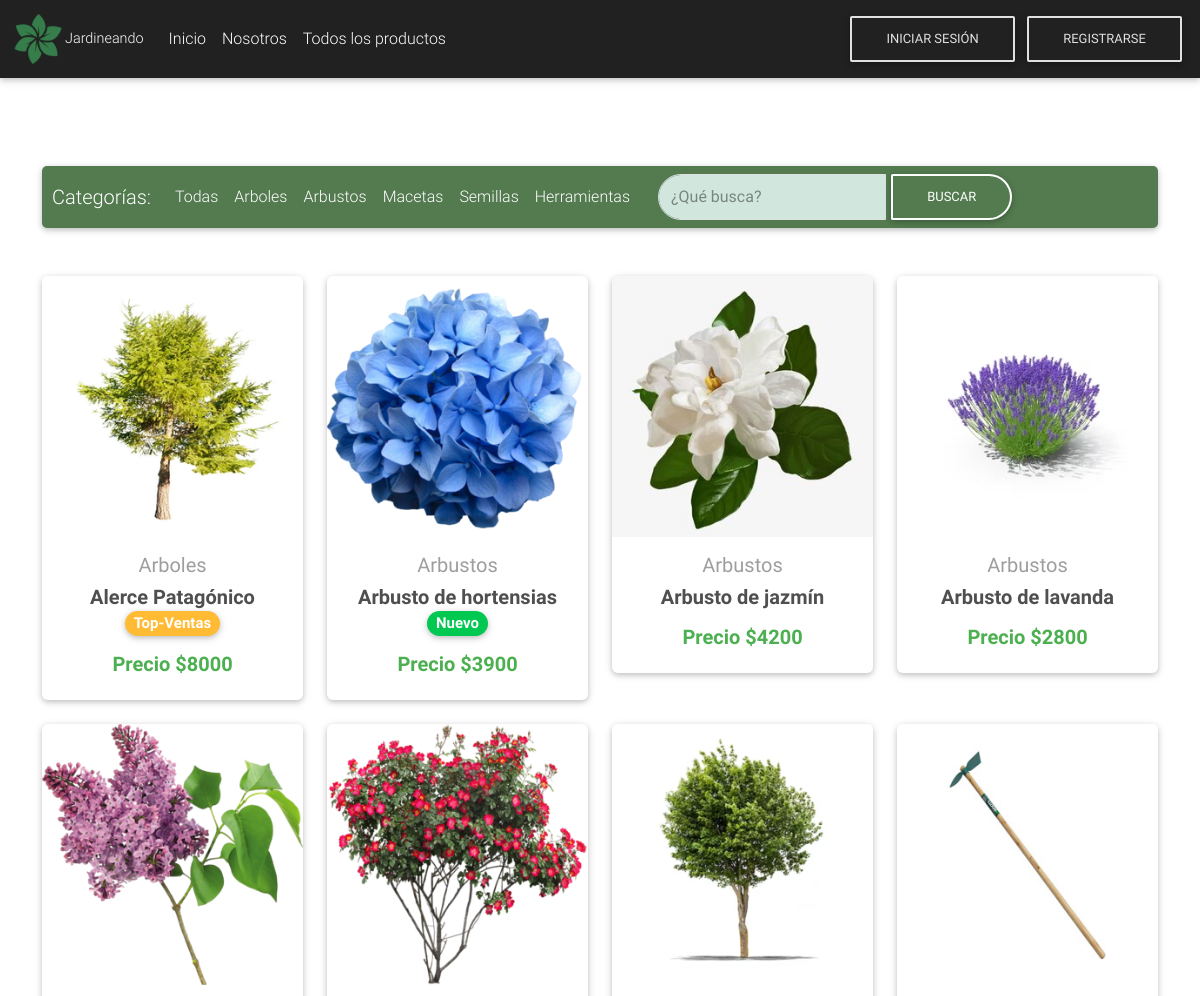
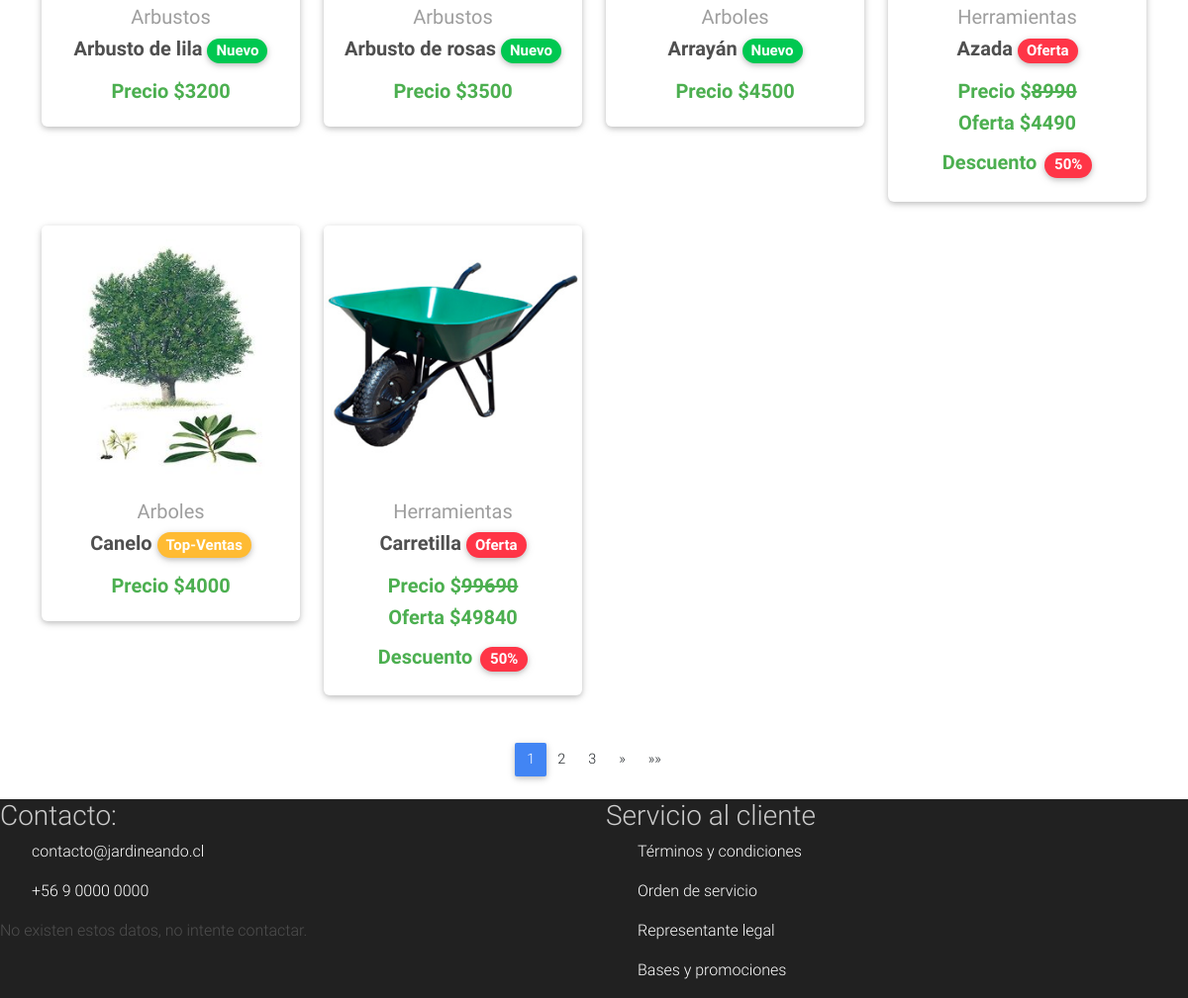
Screenshot of /products/ with the database file from the repository (2 pictures, top to bottom).
### core/models.py (models this page shows, shortened)
class Item(models.Model):
    title = models.CharField(max_length=100)
    price = models.FloatField()
    discount_price = models.FloatField(blank=True, null=True)
    on_sale = models.BooleanField(default=False)
    category = models.CharField(choices=CATEGORY_CHOICES, max_length=2)
    label = models.CharField(choices=LABEL_CHOICES, max_length=2, blank=True, null=True)
    slug = models.SlugField()
    description = models.TextField()
    image = models.ImageField(default='default.jpg', upload_to='productos')
    def get_absolute_url(self):
        return reverse("core:core-product", kwargs={'slug': self.slug})
    def get_discount_pencentaje(self):
        return int(((self.price - self.discount_price) / self.price) * 100)

### core/views.py (the view, shortened to what this page needs)
# urls.py: path('products/', CategoryItemListView.as_view(), name='core-products-category'),
class CategoryItemListView(ListView):
    model = Item
    template_name = 'core/products_category.html'
    context_object_name = 'items'
    paginate_by = 10
    def get_queryset(self):
        queryset = super().get_queryset()
        category_filter = self.request.GET.get('category')
        search_query = self.request.GET.get('search')
        if category_filter:
            queryset = queryset.filter(category=category_filter)
        if search_query:
            queryset = queryset.filter(
                Q(title__icontains=search_query) |
                Q(description__icontains=search_query)
            )
        return queryset.order_by('title')
    def get(self, request, *args, **kwargs):
        search_query = self.request.GET.get('search')
        return super().get(request, *args, **kwargs)

### core/templatetags/custom_filters.py (called while the page is built)
@register.filter
def add_thousands_separator(value):
    locale.setlocale(locale.LC_ALL, '')  # Set the default locale
    return locale.format_string("%.0f", value, grouping=True)

### core/templates/core/products_category.html (shortened to what this page needs)
{% extends "core/base.html" %}
{% load custom_filters %}
{% block content %}
  <main>
    <div class="container">
    <nav class="navbar navbar-expand-lg navbar-dark barra-busqueda mt-3 mb-5">
      <span class="navbar-brand"> Categorías:</span>
      <div class="collapse navbar-collapse" id="basicExampleNav2">
        <ul class="navbar-nav mr-auto">
          <li class="nav-item">
            <a class="nav-link" href="{% url 'core:core-products-category' %}">Todas</a>
          </li>
          <li class="nav-item">
            <a class="nav-link" href="{% url 'core:core-products-category' %}?category=A" name="category">Arboles</a>
          </li>
          <li class="nav-item">
            <a class="nav-link" href="{% url 'core:core-products-category' %}?category=AR" name="category">Arbustos</a>
          </li>
          <li class="nav-item">
            <a class="nav-link" href="{% url 'core:core-products-category' %}?category=M" name="category">Macetas</a>
          </li>
          <li class="nav-item">
            <a class="nav-link" href="{% url 'core:core-products-category' %}?category=S" name="category">Semillas</a>
          </li>
          <li class="nav-item">
            <a class="nav-link" href="{% url 'core:core-products-category' %}?category=H" name="category">Herramientas</a>
          </li>
        </ul>
        <form class="form-inline my-2 my-lg-0" method="GET" action="{% url 'core:core-products-category' %}">
          <div class="input-group">
            <input class="form-control bg-success-subtle lighten-3 text-white mr-sm-2" type="text" name="search" placeholder="¿Qué busca?" aria-label="Search">
            <div class="input-group-append">
              <button class="btn btn-outline-white my-2 my-sm-0" type="submit">Buscar</button>
            </div>
          </div>
        </form>
      </div>
    </nav>
      <section class="text-center mb-4">
        <div class="row wow fadeIn">
          {% for item in object_list %}
          <div class="col-lg-3 col-md-6 mb-4">
            <div class="card">
              <div class="view overlay">
                <img src="{{ item.image.url }}" class="card-img-top">
              </div>
              <div class="card-body text-center">
                <a href="" class="grey-text">
                  <h5>{{ item.get_category_display }}</h5>
                </a>
                <h5>
                  <strong>
                    <a href="{{ item.get_absolute_url }}" class="dark-grey-text">{{ item.title }}</a>
                    {% if item.label == 'S' %}
                        <span class="badge badge-pill {{ item.get_label_display }}-color">Nuevo</span>
                    {% elif item.label == 'D' %}
                        <span class="badge badge-pill {{ item.get_label_display }}-color">Oferta</span>
                    {% elif item.label == 'W' %}
                        <span class="badge badge-pill {{ item.get_label_display }}-color">Top-Ventas</span>
                    {% endif %}
                  </strong>
                </h5>
                <h5 class="font-weight-bold green-text">
                  <strong>
                  {% if item.on_sale %}
                    <div class="product-price-container product-normal-price mt-3">
                      <dd class="product-price-type">Precio $<del>{{ item.price|add_thousands_separator }}</del></dd>
                    </div>
                    <div class="product-price-container product-internet-price mt-2">
                      <dd class="product-price-type">Oferta ${{ item.discount_price|add_thousands_separator }}</dd>
                    </div>
                    <div class="product-price-container product-price-discount mt-3">
                      <dd class="product-price-type">Descuento<span class="badge rounded-pill badge-danger ms-2">
                        {{ item.get_discount_pencentaje }}%
                      </span></dd>
                    </div>
                  {% else %}
                    <div class="product-price-container product-normal-price mt-3">
                      <dd class="product-price-type">Precio ${{ item.price|add_thousands_separator }}</dd>
                    </div>
                  {% endif %}
                  </strong>
              </div>
            </div>
          </div>
          {% endfor %}
        </div>
      </section>
      {% if is_paginated %}
      <nav class="d-flex justify-content-center wow fadeIn">
        <ul class="pagination pg-blue">
          {% for num in page_obj.paginator.page_range %}
            {% if num == page_obj.number %}
            <li class="page-item active">
              <a class="page-link" href="?page={{ page_obj.number }}">{{ num }}
              </a>
            </li>
            {% elif num > page_obj.number|add:"-3" and num < page_obj.number|add:"3" %}
              <li class="page-item">
                <a class="page-link" href="?page={{ num }}">{{ num }}</a>
              </li>
            {% elif num == page_obj.number|add:"-3" or num == page_obj.number|add:"3" %}
              <li class="page-item disabled">
                <span class="page-link">...</span>
              </li>
            {% endif %}
          {% endfor %}
          {% if page_obj.has_next %}
          <li class="page-item">
            <a class="page-link" href="?page={{ page_obj.next_page_number }}" aria-label="Next">
              <span aria-hidden="true">&raquo;</span>
            </a>
          </li>
          {% endif %}
          {% if page_obj.has_next %}
          <li class="page-item">
            <a class="page-link" href="?page={{ page_obj.paginator.num_pages }}" aria-label="Last">
              <span aria-hidden="true">&raquo;&raquo;</span>
            </a>
          </li>
          {% endif %}
        </ul>
      </nav>
      {% endif %}
    </div>
  </main>
{% endblock content %}

### core/templates/core/base.html (shortened to what this page needs)
{% load static %}
<!DOCTYPE html>
<html lang="es">
<head>
    <link href="https://cdn.jsdelivr.net/npm/bootstrap@5.3.0/dist/css/bootstrap.min.css" rel="stylesheet">
    <link
    href="https://cdnjs.cloudflare.com/ajax/libs/font-awesome/6.0.0/css/all.min.css"
    rel="stylesheet"
    />
    <link href="{% static 'core/css/mdb.min.css' %}" rel="stylesheet">
    <link href="{% static 'core/css/style.min.css' %}" rel="stylesheet">
    <link href="{% static 'core/css/style.css' %}" rel="stylesheet">
    <link href="{% static 'core/css/_card.scss' %}" rel="stylesheet">
</head>
{% include "core/navbar.html" %}
    <body>
        <div class="mt-5 pt-4">
        </div>
        {% block content %}
        {% endblock content %}
        {% include "core/footer.html" %}
    </body>
</html>

### core/templates/core/navbar.html (shortened to what this page needs)
{% load static %}
{% load  cart_templates_tags %}
<nav class="navbar navbar-expand-lg navbar-dark bg-dark">
    <div class="container-fluid">
        <a class="navbar-brand" href="/">
            <table class="icomo-marca">
                <tr>
                    <td>
                        <img class="icono" src="{% static 'core/img/icono.png' %}" alt="Icono flor">
                    </td>
                    <td>
                        Jardineando
                    </td>
                </tr>
            </table>
        </a>
        <div class="collapse navbar-collapse" id="navbarSupportedContent">
            <ul class="navbar-nav me-auto mb-2 mb-lg-0">
                <li class="nav-item">
                    <a class="nav-link active" aria-current="page" href="/">Inicio</a>
                </li>
                <li class="nav-item">
                    <a class="nav-link" href="{% url 'core:core-nosotros' %}">Nosotros</a>
                </li>
                <li class="nav-item">
                    <a class="nav-link" href="{% url 'core:core-products-category' %}">Todos los productos</a>
                </li>
                <li class="nav-item">
                    <a href="carrito.html" class="nav-link"></a>
                </li>
            </ul>
            <div class="d-flex align-items-center">
                {% if request.user.is_authenticated %}
                <a href="{% url 'core:core-order-summary' %}" class="nav-link">
                    <span class="badge red z-depth-1 mr-1">{{ request.user|cart_item_count }}</span>
                    <i class="fas fa-shopping-cart" style="color: white;"></i>
                    <span class="clearfix d-none d-sm-inline-block">Carro</span>
                </a>
                <a href="{% url 'core:core-profile' %}">
                    <button class="btn btn-outline-light btn-dark">Hola, {{ request.user.username }}.</button>
                </a>
                <a href="{% url 'account_logout' %}">
                    <button type="button" class="btn btn-outline-light btn-dark">Cerrar Sesión</button>
                </a>
                {% else %}
                <a href="{% url 'account_login' %}">
                    <button type="button" class="btn btn-outline-light btn-dark">Iniciar Sesión</button>
                </a>
                <a href="{% url 'account_signup' %}">
                    <button type="button" class="btn btn-outline-light btn-dark">Registrarse</button>
                </a>
                {% endif %}
            </div>
        </div>
    </div>
</nav>

### core/templates/core/footer.html
<footer class="footer-arriba  bg-dark">
    <div class="row">
        <div class="footer-content col-sm">
            <a href="">
                <h3>Contacto:</h3>
            </a>
            <ul>
                <p>contacto@jardineando.cl</p>
                <p>+56 9 0000 0000</p>
            </ul>
            <p class="falso">No existen estos datos, no intente contactar.</p>
        </div>
        <div class="footer-content col-sm">
            <a href="#">
                <h3>Servicio al cliente</h3>
            </a>
            <ul>
                <a href="#">
                    <p>Términos y condiciones</p>
                </a>
                <a href="#">
                    <p>Orden de servicio</p>
                </a>
                <a href="#">
                    <p>Representante legal</p>
                </a>
                <a href="#">
                    <p>Bases y promociones</p>
                </a>
            </ul>
        </div>
    </div>
</footer>

### core/templates/core/scripts.html (shortened to what this page needs)
{% load static %}

### core/static/core/css/style.css (style rules this page uses)
html, body, .view { height: 100%; }
.icono { height: 50px; -webkit-transition: 500ms linear all; transform: rotate(0deg); transition: 500ms linear all; }
.nav-link { -webkit-transition: 300ms linear all; }
.footer-content h3 { color:#ccc; }
.footer-content a { color:#ccc; text-decoration: none; }
.footer-arriba p { color:#fff; }
.falso { color: #fff; opacity: 0.2; }
.footer-content { border-right-color: #ccc; border-left: 40px; }
html { background-color: 33, 37, 41; overflow-x: hidden; }
.footer-content h3 { color: #ccc; }
.footer-content a { color: #ccc; text-decoration: none; }
.footer-arriba p { color: #fff; }
.form-inline .input-group .form-control::placeholder { color: #212529; opacity: 0.5; }
.barra-busqueda { background-color: #537b4f; border-radius: 5px; }
.barra-busqueda .navbar-brand { padding-left: 10px; }
.barra-busqueda .input-group button { border-top-right-radius: 25px; border-bottom-right-radius: 25px ; margin-right: 20px; }
.barra-busqueda .input-group input { margin-left: 20px; border-top-left-radius: 25px; border-bottom-left-radius: 25px ; }

### core/templates/core/base.html (style rules this page uses)
html, body, header, .carousel { height: 60vh; }

### rows the page displays
Item: image (picture), category "Arboles", title "Alerce Patagónico", price|add_thousands_separator "8000"
Item: image (picture), category "Arbustos", title "Arbusto de hortensias", price|add_thousands_separator "3900"
Item: image (picture), category "Arbustos", title "Arbusto de jazmín", price|add_thousands_separator "4200"
Item: image (picture), category "Arbustos", title "Arbusto de lavanda", price|add_thousands_separator "2800"
Item: image (picture), category "Arbustos", title "Arbusto de lila", price|add_thousands_separator "3200"
Item: image (picture), category "Arbustos", title "Arbusto de rosas", price|add_thousands_separator "3500"
Item: image (picture), category "Arboles", title "Arrayán", price|add_thousands_separator "4500"
Item: image (picture), category "Herramientas", title "Azada", price|add_thousands_separator "8990", discount_price|add_thousands_separator "4490", get_discount_pencentaje "50"
Item: image (picture), category "Arboles", title "Canelo", price|add_thousands_separator "4000"
Item: image (picture), category "Herramientas", title "Carretilla", price|add_thousands_separator "99690", discount_price|add_thousands_separator "49840", get_discount_pencentaje "50"

### other values shown
{{ num }} "1"
{{ num }} "2" "3"
